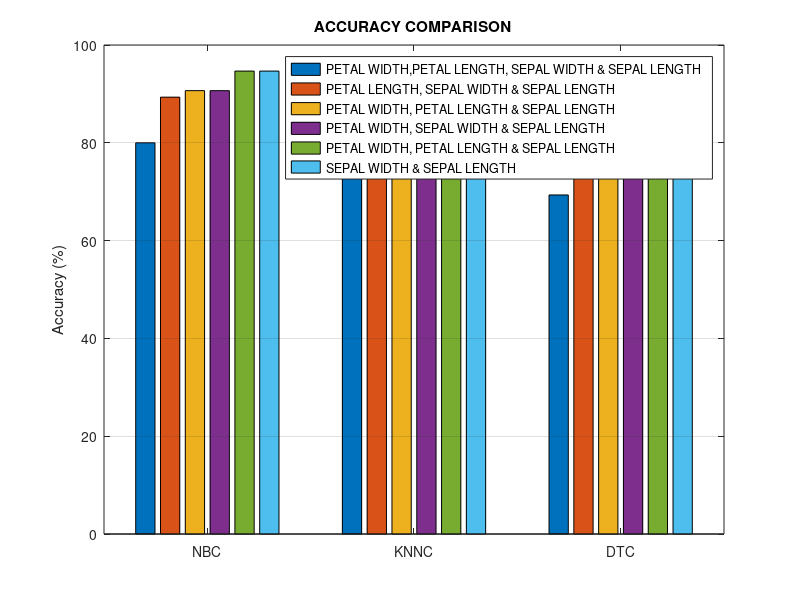
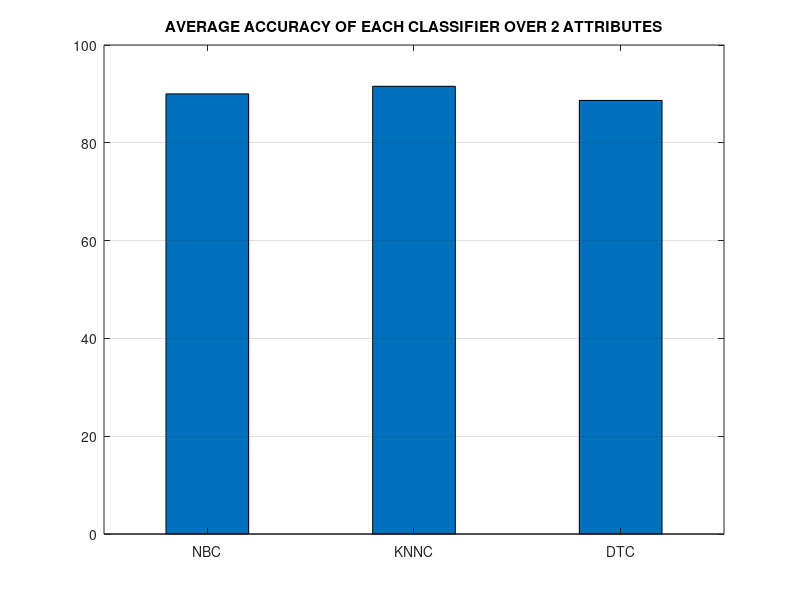

MATLAB code to generate these figures, in order:
nbacc2=[80,89.3333,90.6667,90.6667,94.6667,94.6667];
knnacc2=[93.3333,89.3333,93.3333,88,92,93.3333];
dtacc2=[69.3333,92,94.6667,93.3333,89.3333,93.3333];
figure('Name','ACCURACY COMPARISON');
bar([nbacc2;knnacc2;dtacc2]);
ylabel 'Accuracy (%)';
legend('PETAL WIDTH,PETAL LENGTH, SEPAL WIDTH & SEPAL LENGTH','PETAL LENGTH, SEPAL WIDTH & SEPAL LENGTH','PETAL WIDTH, PETAL LENGTH & SEPAL LENGTH','PETAL WIDTH, SEPAL WIDTH & SEPAL LENGTH','PETAL WIDTH, PETAL LENGTH & SEPAL LENGTH','SEPAL WIDTH & SEPAL LENGTH','PETAL LENGTH & SEPAL LENGTH','PETAL WIDTH & SEPAL LENGTH','PETAL LENGTH & SEPAL WIDTH','PETAL WIDTH & SEPAL WIDTH','PETAL WIDTH & PETAL LENGTH','location','best');
title('ACCURACY COMPARISON');
set(gca,'XTickLabel',{'NBC','KNNC','DTC'},'YGrid','on');
figure('Name','ACCURACY COMPARISON');
nbavg=mean(nbacc2);
knnavg=mean(knnacc2);
dtavg=mean(dtacc2);
bar([nbavg knnavg dtavg],0.4);
set(gca,'XTickLabel',{'NBC','KNNC','DTC'},'YGrid','on');
title('AVERAGE ACCURACY OF EACH CLASSIFIER OVER 2 ATTRIBUTES');
